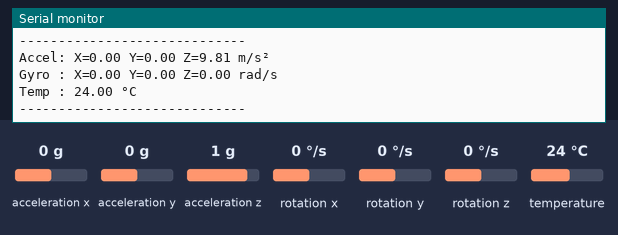
Recording of a sketch running on a simulated ESP32. On the bench: the last lines printed to the serial monitor. The inputs (shaded band) are chosen by the test bench; at power-on: acceleration x 0 g, acceleration y 0 g, acceleration z 1 g, rotation x 0 °/s, rotation y 0 °/s, rotation z 0 °/s, temperature 24 °C.

Above: at 2.2 s.
2.3 s: acceleration x set to -1.4 g
3.8 s: acceleration y set to -1.4 g
5.3 s: acceleration z set to -1.4 g
6.8 s: rotation x set to -192 °/s
At 7.5 s:
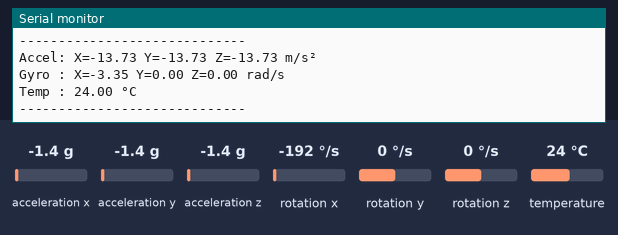
8.3 s: rotation y set to -192 °/s
At 9.0 s:
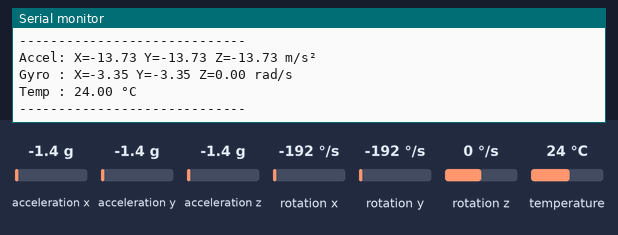

The sketch:

MPU_pitch_roll_Pyt_comm.ino
```cpp
#include <Adafruit_MPU6050.h>
#include <Adafruit_Sensor.h>
#include <Wire.h>

Adafruit_MPU6050 mpu;
bool sensor_ok = false;

void setup() {
  Serial.begin(115200);
  delay(1000);
  Serial.println("🔧 Iniciando MPU6050...");

  if (mpu.begin(0x68)) {
    Serial.println("✅ Sensor MPU6050 detectado!");
    sensor_ok = true;

    mpu.setAccelerometerRange(MPU6050_RANGE_8_G);
    mpu.setGyroRange(MPU6050_RANGE_500_DEG);
    mpu.setFilterBandwidth(MPU6050_BAND_21_HZ);

    Serial.println("⚙️ Sensor configurado.");
  } else {
    Serial.println("❌ Sensor MPU6050 não detectado!");
  }
}

void loop() {
  if (sensor_ok) {
    sensors_event_t a, g, temp;

    unsigned long start = millis();
    mpu.getEvent(&a, &g, &temp);
    unsigned long duration = millis() - start;

    if (duration > 100) {
      Serial.print("⚠️ Leitura lenta ou travada: ");
      Serial.print(duration);
      Serial.println(" ms");
    }

    Serial.printf("Accel: X=%.2f Y=%.2f Z=%.2f m/s²\n", a.acceleration.x, a.acceleration.y, a.acceleration.z);
    Serial.printf("Gyro : X=%.2f Y=%.2f Z=%.2f rad/s\n", g.gyro.x, g.gyro.y, g.gyro.z);
    Serial.printf("Temp : %.2f °C\n", temp.temperature);
    Serial.println("-----------------------------");

  } else {
    Serial.println("Sensor indisponível.");
  }

  delay(500);
}
```

Measured:
- after the input at 6.8 s, the serial monitor: prints a new line after 0.29 s (image 1)
- after the input at 8.3 s, the serial monitor: prints a new line after 0.31 s (image 2)
